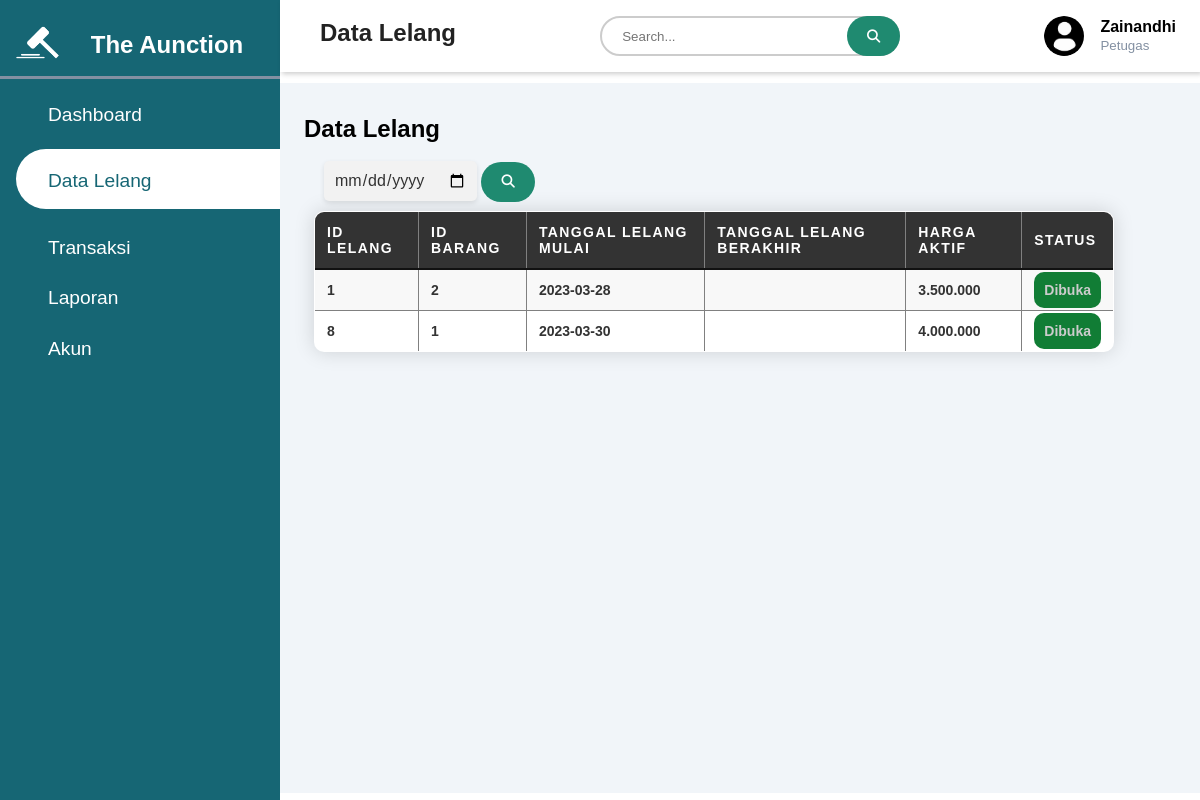
/petugas/page/datalelangpetugas.php (signed in), run on an earlier commit of the app's database.
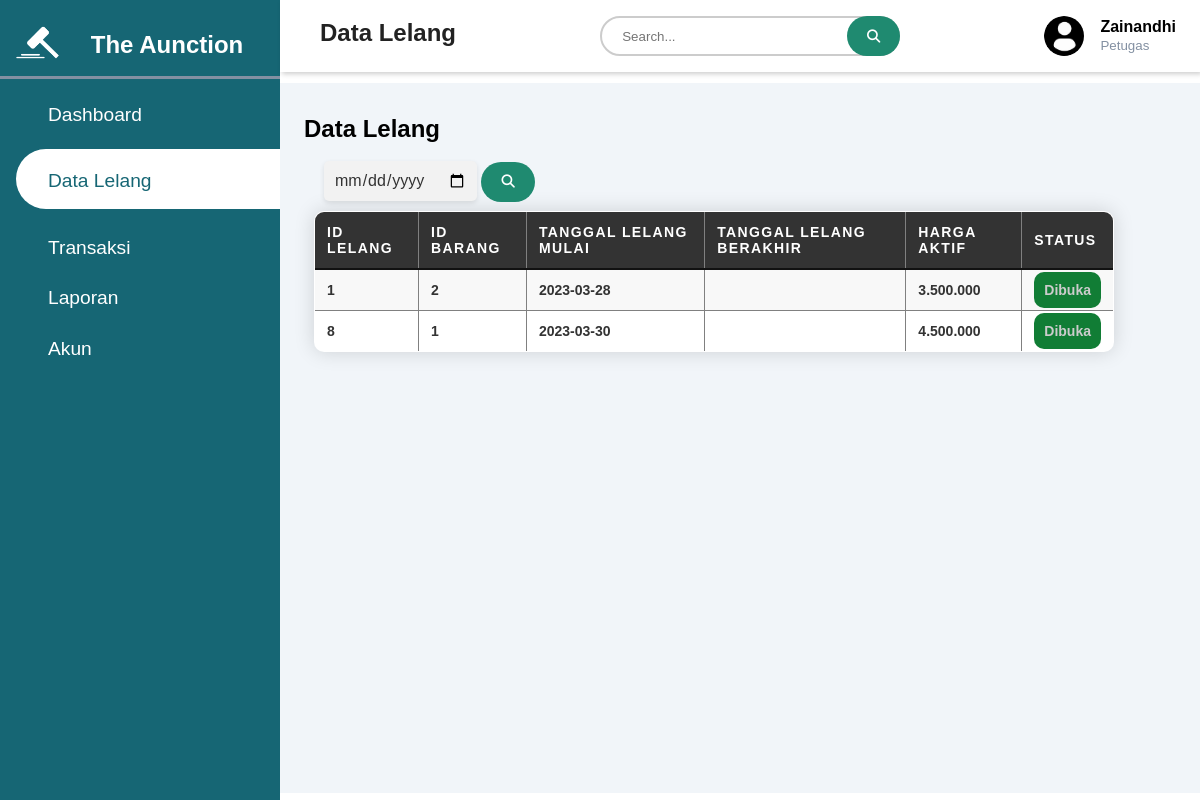
And on a later commit of the database.
### tables this page shows
CREATE TABLE `tlelang` (
  `id_lelang` int(11) NOT NULL,
  `id_barang` int(11) NOT NULL,
  `tgl_lelang` date NOT NULL,
  `harga_aktif` int(20) NOT NULL,
  `id_user` int(11) NOT NULL,
  `id_petugas` int(11) NOT NULL,
  `status` enum('dibuka','ditutup') NOT NULL
);

### petugas/page/datalelangpetugas.php (the view, shortened to what the changed rows need)
<?php
require '../../php/koneksi.php';
if (isset($_SESSION['login'])) {
    $id_petugas = $_SESSION['id_petugas'];
    $query = "SELECT * FROM tpetugas WHERE id_petugas='$id_petugas'";
    $a = mysqli_query($koneksi, $query);
    $data = mysqli_fetch_array($a);
} else {
    header("location:../../php/page/loginpetugas.php");
}
?>
<!DOCTYPE html>
<html lang="en">
<head>
    <link rel="stylesheet"
        href="https://maxst.icons8.com/vue-static/landings/line-awesome/line-awesome/1.3.0/css/line-awesome.min.css">
    <link rel="stylesheet" href="https://cdnjs.cloudflare.com/ajax/libs/font-awesome/6.4.0/css/all.min.css"
 />
    <link rel="stylesheet" href="../../assets/css/test.css">
</head>
<body>
    <div class="sidebar">
        <div class="sidebar-brand">
            <h1>
                <img src="../../assets/img/LELANG6.png" alt="" width="70px" height="70px">
                <h2>The Aunction</h2>
            </h1>
        </div>
    </div>
    <div class="main-content">
        <header>
            <h2>
                <label for="nav-toggle">
                    <span class="las la-bars"></span>
                </label>
                Data Lelang
            </h2>
        </header>
        <main>
            <h2>Data Lelang</h2>
            <br />
            <table border="1">
                <tr>
                    <th>Id Lelang</th>
                    <th>Id Barang</th>
                    <th>Tanggal Lelang Mulai</th>
                    <th>Tanggal Lelang Berakhir</th>
                    <th>Harga Aktif</th>
                    <th>Status</th>
                </tr>
                <?php
                include '../../php/koneksi.php';
                if (!isset($_POST['submit-search'])) {
                    $data = mysqli_query($koneksi, "SELECT * FROM tlelang WHERE id_petugas='$id_petugas'");
                } else if (isset($_POST['submit-search'])) {
                    $key = htmlspecialchars($_POST['search']);
                    $data = mysqli_query($koneksi, "SELECT * FROM tlelang WHERE (id_lelang LIKE '%$key%' OR id_barang LIKE '%$key%' OR tgl_lelang LIKE '%$key%') AND id_petugas='$id_petugas'");
                }
                while ($d = mysqli_fetch_array($data)) {
                    ?>
                    <tr>
                        <td>
                            <?= $d['id_lelang']; ?>
                        </td>
                        <td>
                            <?= $d['id_barang']; ?>
                        </td>
                        <td>
                            <?= $d['tgl_lelang']; ?>
                        </td>
                        <td>
                        </td>
                        <td>
                            <?= number_format($d['harga_aktif'], 0, ',', '.'); ?>
                        </td>
                        <td style="text-align: center;">
                            <?php
                            if ($d['status'] == "dibuka") {
                                echo '<p><a href="../action/status.php?id_lelang=' . $d['id_lelang'] . '&status=selesai
                                " class="dibuka" onclick="return confirm(\'Yakin Ingin Menutup Lelang?\')">Dibuka</a></p>';
                            } else if ($d['status'] == "ditutup") {
                                echo '<p><a href="../action/status.php?id_lelang=' . $d['id_lelang'] . '&status=dibuka
                                " class="ditutup" onclick="return confirm(\'Yakin Ingin Membuka Lelang?\')">Ditutup</a></p>';
                            } else {
                                echo "<p>Lelang Selesai</p>";
                            }
                            ?>
                        </td>
                    </tr>
                    <?php
                }
                ?>
            </table>
        </main>
    </div>
</body>
</html>

What changed in the data, as far as the page shows it:
changed tlelang id 8: harga_aktif "4.000.000" → "4.500.000"
